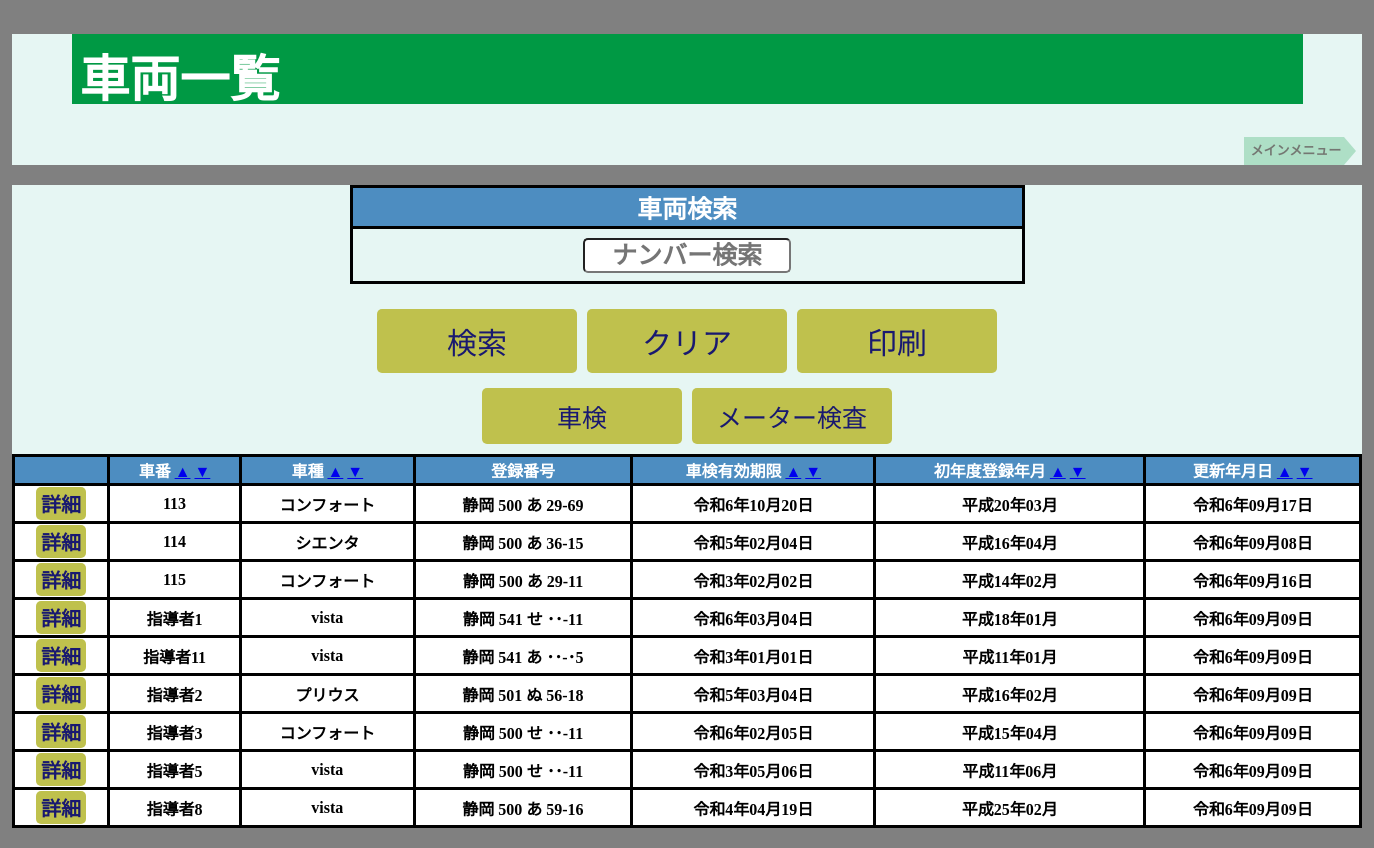
Page /vehicles/list.php on the earlier database version.
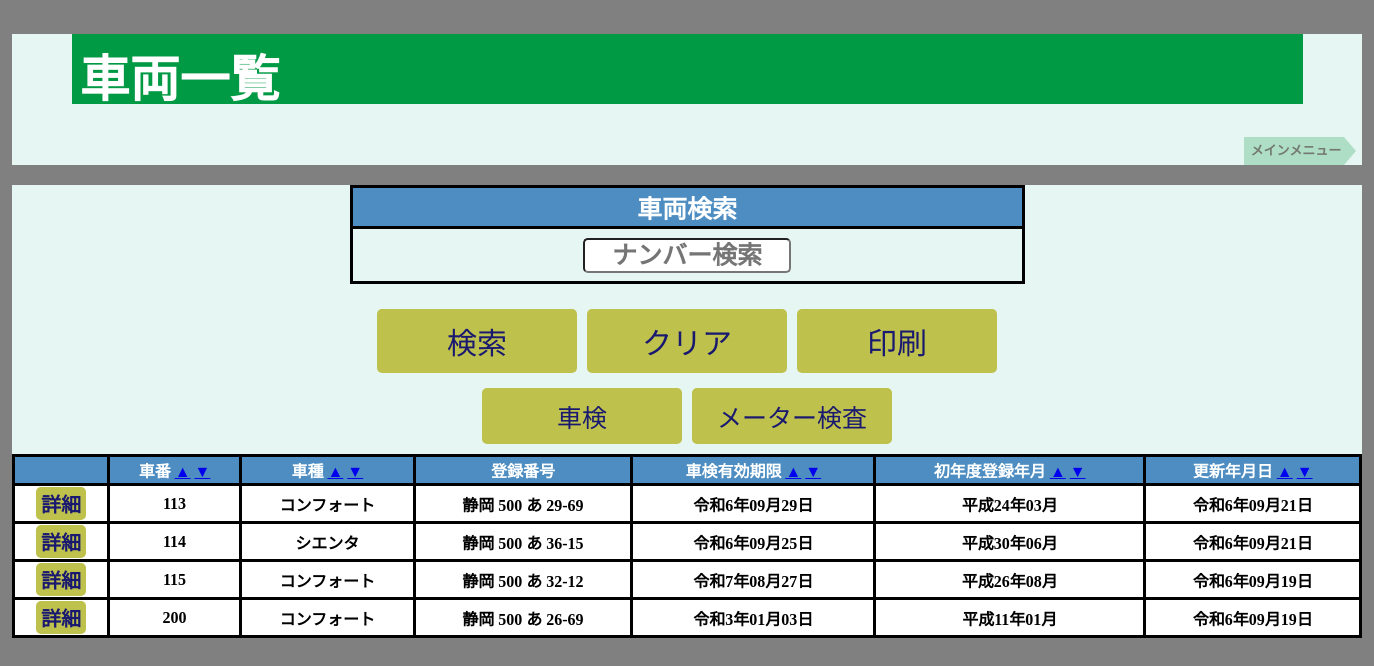
Same page on the later database version.
### tables this page shows
CREATE TABLE `vehicles` (
  `car_id` int(11) NOT NULL,
  `car_number_name` varchar(5) NOT NULL COMMENT '車番',
  `car_model` varchar(10) NOT NULL COMMENT '車種',
  `car_name` varchar(30) NOT NULL COMMENT '車名',
  `car_transpottaition` varchar(5) NOT NULL COMMENT '運輸支局',
  `car_classification_no` int(3) NOT NULL COMMENT '分類番号',
  `car_purpose` varchar(1) NOT NULL COMMENT '用途別',
  `car_number` varchar(5) NOT NULL COMMENT '番号',
  `car_chassis_number` varchar(20) NOT NULL COMMENT '車台番号',
  `first_registration_day` date NOT NULL COMMENT '初年度登録年月',
  `vehicle_inspection_day` date NOT NULL COMMENT '車検有効期限',
  `compulsory_automobile_day` date NOT NULL COMMENT '自賠責有効期限',
  `meter_inspection_day` date DEFAULT NULL COMMENT 'メーター検査',
  `lp_gas_day` date DEFAULT NULL COMMENT 'LPガス容器有効',
  `owner_name` varchar(20) NOT NULL COMMENT '所有者（名）',
  `owner_address` varchar(150) NOT NULL COMMENT '所有者住所',
  `user_name` varchar(20) NOT NULL COMMENT '使用者（名）',
  `user_address` varchar(150) NOT NULL COMMENT '使用者（住所）',
  `headquarters_address` int(1) NOT NULL COMMENT '本拠の位置',
  `vehicle_registrationday` datetime NOT NULL COMMENT '登録日',
  `vehicle_updateday` timestamp NOT NULL DEFAULT current_timestamp() ON UPDATE current_timestamp() COMMENT '更新日',
  `is_suspended` tinyint(1) NOT NULL DEFAULT 0
);

### vehicles/list.php (the view, shortened to what this page needs)
<?php
require '../common/config.php';
try {
    $keyword = $_GET['keyword'] ?? '';
    $sort = $_GET['sort'] ?? 'car_number_name';
    $order = $_GET['order'] ?? 'asc';
    $order = ($order === 'desc') ? 'desc' : 'asc';
    $sql = "SELECT * FROM vehicles";
    $sql .= " ORDER BY $sort $order";
    $stmt = $pdoAccount->prepare($sql);
    $stmt->execute();
    $processedVehicles = $stmt->fetchAll(PDO::FETCH_ASSOC);
    $finalVehicles = [];
    foreach ($processedVehicles as $vehicle) {
        $vehicle['detail_link'] = "update.php?car_id=" . htmlspecialchars($vehicle['car_id'], ENT_QUOTES, 'UTF-8');
        $finalVehicles[] = $vehicle;
    }
} catch (PDOException $e) {
    echo 'データベースエラー: ' . htmlspecialchars($e->getMessage(), ENT_QUOTES, 'UTF-8');
    exit();
}
function convertToJapaneseEra($year) {
    $eras = [
        ['name' => '令和', 'start' => 2019],
        ['name' => '平成', 'start' => 1989],
    ];
    foreach ($eras as $era) {
        if ($year >= $era['start']) {
            $eraYear = $year - $era['start'] + 1;
            return $era['name'] . ($eraYear === 1 ? '元' : $eraYear) . '年';
        }
    }
    return $year . '年';
}
function formatCarNumberPart($part, $is_purpose = false) {
    if (empty($part)) {
        return $is_purpose ? '･' : '･･';
    } elseif (strlen($part) === 1) {
        return '･' . $part;
    }
    return $part;
}
?>
<!DOCTYPE html>
<html lang="ja">
    <head>
        <link rel="stylesheet" href="list.css">
    </head>
    <body>
        <header>
            <h1>車両一覧</h1>
            <nav>
                <ol class="breadcrumb" itemscope itemtype="https://schema.org/BreadcrumbList">
                    <li itemprop="itemListElement" itemscope itemtype="https://schema.org/ListItem">
                        <a itemprop="item" href="../main_menu/index.php">
                            <span itemprop="name">メインメニュー</span>
                        </a>
                    </li>
                </ol>
            </nav>
        </header>
        <main>
            <form action="" method="get" class="search-form">
                <table class="search">
                    <tr>
                        <th colspan="1">車両検索</th>
                    </tr>
                    <tr>
                        <td>
                            <input type="text" placeholder="ナンバー検索" name="keyword" value="<?= htmlspecialchars($keyword, ENT_QUOTES, 'UTF-8') ?>">
                        </td>
                    </tr>
                </table>
                <div class="btn_area">
                    <button type="submit">検索</button>
                    <button type="reset">クリア</button>
                    <button type="button" onclick="window.print()">印刷</button>
                </div>
                <div class="filter-buttons">
                    <button type="submit" name="filter" value="inspection">車検</button>
                    <button type="submit" name="filter" value="meter">メーター検査</button>
                </div>
            </form>
            <div class="print-area">
                <table class="list">
                    <tr>
                        <th></th>
                        <th class="car_number_name">車番
                            <a href="?sort=car_number_name&order=asc">▲</a>
                            <a href="?sort=car_number_name&order=desc">▼</a>
                        </th>
                        <th class="car_model">車種
                            <a href="?sort=car_model&order=asc">▲</a>
                            <a href="?sort=car_model&order=desc">▼</a>
                        </th>
                        <th class="car_">登録番号</th>
                        <th class="vehicle_inspection">車検有効期限
                            <a href="?sort=vehicle_inspection_day&order=asc">▲</a>
                            <a href="?sort=vehicle_inspection_day&order=desc">▼</a>
                        </th>
                        <th class="first_registration">初年度登録年月
                            <a href="?sort=first_registration_day&order=asc">▲</a>
                            <a href="?sort=first_registration_day&order=desc">▼</a>
                        </th>
                        <th class="vehicle_updateday">更新年月日
                            <a href="?sort=vehicle_updateday&order=asc">▲</a>
                            <a href="?sort=vehicle_updateday&order=desc">▼</a>
                        </th>
                    </tr>
                    <?php foreach ($finalVehicles as $vehicle): ?>
                        <tr>
                            <td class="<?= $vehicle['is_suspended'] ? 'suspended' : '' ?>">
                                <a href="<?= htmlspecialchars($vehicle['detail_link'], ENT_QUOTES, 'UTF-8') ?>" class="button">詳細</a>
                            </td>
                            <td class="<?= $vehicle['is_suspended'] ? 'suspended' : '' ?>">
                                <?= htmlspecialchars($vehicle['car_number_name'], ENT_QUOTES, 'UTF-8') ?>
                            </td>
                            <td class="<?= $vehicle['is_suspended'] ? 'suspended' : '' ?>">
                                <?= htmlspecialchars($vehicle['car_model'], ENT_QUOTES, 'UTF-8') ?>
                            </td>
                            <td class="<?= $vehicle['is_suspended'] ? 'suspended' : '' ?>">
                                <?php
                                $transpottaition = formatCarNumberPart($vehicle['car_transpottaition']);
                                $classification_no = formatCarNumberPart($vehicle['car_classification_no']);
                                $purpose = formatCarNumberPart($vehicle['car_purpose'], true);
                                $car_number_parts = explode('-', $vehicle['car_number']);
                                $number01 = formatCarNumberPart($car_number_parts[0] ?? '');
                                $number02 = formatCarNumberPart($car_number_parts[1] ?? '');
                                echo htmlspecialchars($transpottaition . ' ' . $classification_no . ' ' . $purpose . ' ' . $number01 . '-' . $number02, ENT_QUOTES, 'UTF-8');
                                ?>
                            </td>
                            <td class="<?= $vehicle['is_suspended'] ? 'suspended' : '' ?>">
                                <?php
                                $inspectionYear = date('Y', strtotime($vehicle['vehicle_inspection_day']));
                                $inspectionMonthDay = date('m月d日', strtotime($vehicle['vehicle_inspection_day']));
                                echo htmlspecialchars(convertToJapaneseEra($inspectionYear) . $inspectionMonthDay, ENT_QUOTES, 'UTF-8');
                                ?>
                            </td>
                            <td class="<?= $vehicle['is_suspended'] ? 'suspended' : '' ?>">
                                <?php
                                $firstRegYear = date('Y', strtotime($vehicle['first_registration_day']));
                                $firstRegMonth = date('m月', strtotime($vehicle['first_registration_day']));
                                echo htmlspecialchars(convertToJapaneseEra($firstRegYear) . $firstRegMonth, ENT_QUOTES, 'UTF-8');
                                ?>
                            </td>
                            <td class="<?= $vehicle['is_suspended'] ? 'suspended' : '' ?>">
                                <?php
                                $updatedYear = date('Y', strtotime($vehicle['vehicle_updateday']));
                                $updatedMonthDay = date('m月d日', strtotime($vehicle['vehicle_updateday']));
                                echo htmlspecialchars(convertToJapaneseEra($updatedYear) . $updatedMonthDay, ENT_QUOTES, 'UTF-8');
                                ?>
                            </td>
                        </tr>
                    <?php endforeach ?>
                </table>
            </div>
        </main>
    </body>
</html>

### vehicles/list.css (style rules this page uses)
body { background: #808080; }
header, main, footer { width: 1350px; margin: 0 auto; background-color: #e6f6f3; }
h1 { font-size: 50px; padding: 5px 8px; color: #fff; background: #094; margin-left: auto; margin-right: auto; width: 90%; height: 60px; }
.breadcrumb { margin: 0 5px 20px 0; padding: 0; list-style: none; text-align: right; }
.breadcrumb li { position: relative; display: inline-block; font-weight: bold; margin-right: 0.8em; }
.breadcrumb li:after { content: ""; position: absolute; top: 0; left: 100%; border-style: solid; border-color: transparent; border-left-color: #aedfc6; border-width: 14px 12px; width: 0; height: 0; }
.breadcrumb li a { display: inline-block; padding: 0 3px 0 7px; height: 28px; line-height: 28px; text-decoration: none; color: #747772; background: #aedfc6; font-size: 13px; }
table.search { border-collapse: collapse; width: 50%; margin: 0 auto 20px auto; text-align: center; }
table.search th { font-size: 25px; border: 3px solid #000; background-color: #4d8dc1; color: #fff; }
table.search td { height: 50px; border: 3px solid #000; color: #ffffff00; }
select, input { font-weight: bold; font-size: 25px; border-radius: 5px; color: #000; background-color: #FFF; width: 200px; text-align: center; }
table.list th, td { white-space: nowrap; }
table.list { border-collapse: collapse; margin: 0 auto 20px auto; text-align: center; width: 100%; }
table.list th { border: 3px solid #000; background-color: #4d8dc1; color: #fff; }
table.list td { font-weight: bold; border: 3px solid #000; color: #000; background-color: #fff; }
.btn_area { display: flex; justify-content: center; margin: 5px 0; }
.btn_area button { font-size: 30px; width: 200px; cursor: pointer; background-color: #bfc14d; margin: 5px; border: none; border-radius: 5px; color: #191970; padding: 10px; }
.filter-buttons { display: flex; justify-content: center; margin: 5px 0; }
.filter-buttons button { width: 200px; margin: 5px; font-size: 25px; background-color: #bfc14d; border: none; border-radius: 5px; color: #191970; padding: 10px; }
.button { font-size: 20px; width: 50px; cursor: pointer; background-color: #bfc14d; color: #191970; text-align: center; display: inline-block; padding: 2px 0; border-radius: 5px; text-decoration: none; }

Differences in the rows shown:
removed vehicles: car_number_name "113", car_model "コンフォート", car_transpottaition+car_classification_no+car_purpose "静岡 500 あ 29-69", vehicle_inspection_day "令和6年10月20日", first_registration_day "平成20年03月", vehicle_updateday "令和6年09月17日"
removed vehicles: car_number_name "114", car_model "シエンタ", car_transpottaition+car_classification_no+car_purpose "静岡 500 あ 36-15", vehicle_inspection_day "令和5年02月04日", first_registration_day "平成16年04月", vehicle_updateday "令和6年09月08日"
removed vehicles: car_number_name "115", car_model "コンフォート", car_transpottaition+car_classification_no+car_purpose "静岡 500 あ 29-11", vehicle_inspection_day "令和3年02月02日", first_registration_day "平成14年02月", vehicle_updateday "令和6年09月16日"
removed vehicles: car_number_name "指導者1", car_model "vista", car_transpottaition+car_classification_no+car_purpose "静岡 541 せ ･･-11", vehicle_inspection_day "令和6年03月04日", first_registration_day "平成18年01月", vehicle_updateday "令和6年09月09日"
removed vehicles: car_number_name "指導者11", car_model "vista", car_transpottaition+car_classification_no+car_purpose "静岡 541 あ ･･-･5", vehicle_inspection_day "令和3年01月01日", first_registration_day "平成11年01月", vehicle_updateday "令和6年09月09日"
removed vehicles: car_number_name "指導者2", car_model "プリウス", car_transpottaition+car_classification_no+car_purpose "静岡 501 ぬ 56-18", vehicle_inspection_day "令和5年03月04日", first_registration_day "平成16年02月", vehicle_updateday "令和6年09月09日"
removed vehicles: car_number_name "指導者3", car_model "コンフォート", car_transpottaition+car_classification_no+car_purpose "静岡 500 せ ･･-11", vehicle_inspection_day "令和6年02月05日", first_registration_day "平成15年04月", vehicle_updateday "令和6年09月09日"
removed vehicles: car_number_name "指導者5", car_model "vista", car_transpottaition+car_classification_no+car_purpose "静岡 500 せ ･･-11", vehicle_inspection_day "令和3年05月06日", first_registration_day "平成11年06月", vehicle_updateday "令和6年09月09日"
removed vehicles: car_number_name "指導者8", car_model "vista", car_transpottaition+car_classification_no+car_purpose "静岡 500 あ 59-16", vehicle_inspection_day "令和4年04月19日", first_registration_day "平成25年02月", vehicle_updateday "令和6年09月09日"
added vehicles: car_number_name "113", car_model "コンフォート", car_transpottaition+car_classification_no+car_purpose "静岡 500 あ 29-69", vehicle_inspection_day "令和6年09月29日", first_registration_day "平成24年03月", vehicle_updateday "令和6年09月21日"
added vehicles: car_number_name "114", car_model "シエンタ", car_transpottaition+car_classification_no+car_purpose "静岡 500 あ 36-15", vehicle_inspection_day "令和6年09月25日", first_registration_day "平成30年06月", vehicle_updateday "令和6年09月21日"
added vehicles: car_number_name "115", car_model "コンフォート", car_transpottaition+car_classification_no+car_purpose "静岡 500 あ 32-12", vehicle_inspection_day "令和7年08月27日", first_registration_day "平成26年08月", vehicle_updateday "令和6年09月19日"
added vehicles: car_number_name "200", car_model "コンフォート", car_transpottaition+car_classification_no+car_purpose "静岡 500 あ 26-69", vehicle_inspection_day "令和3年01月03日", first_registration_day "平成11年01月", vehicle_updateday "令和6年09月19日"
